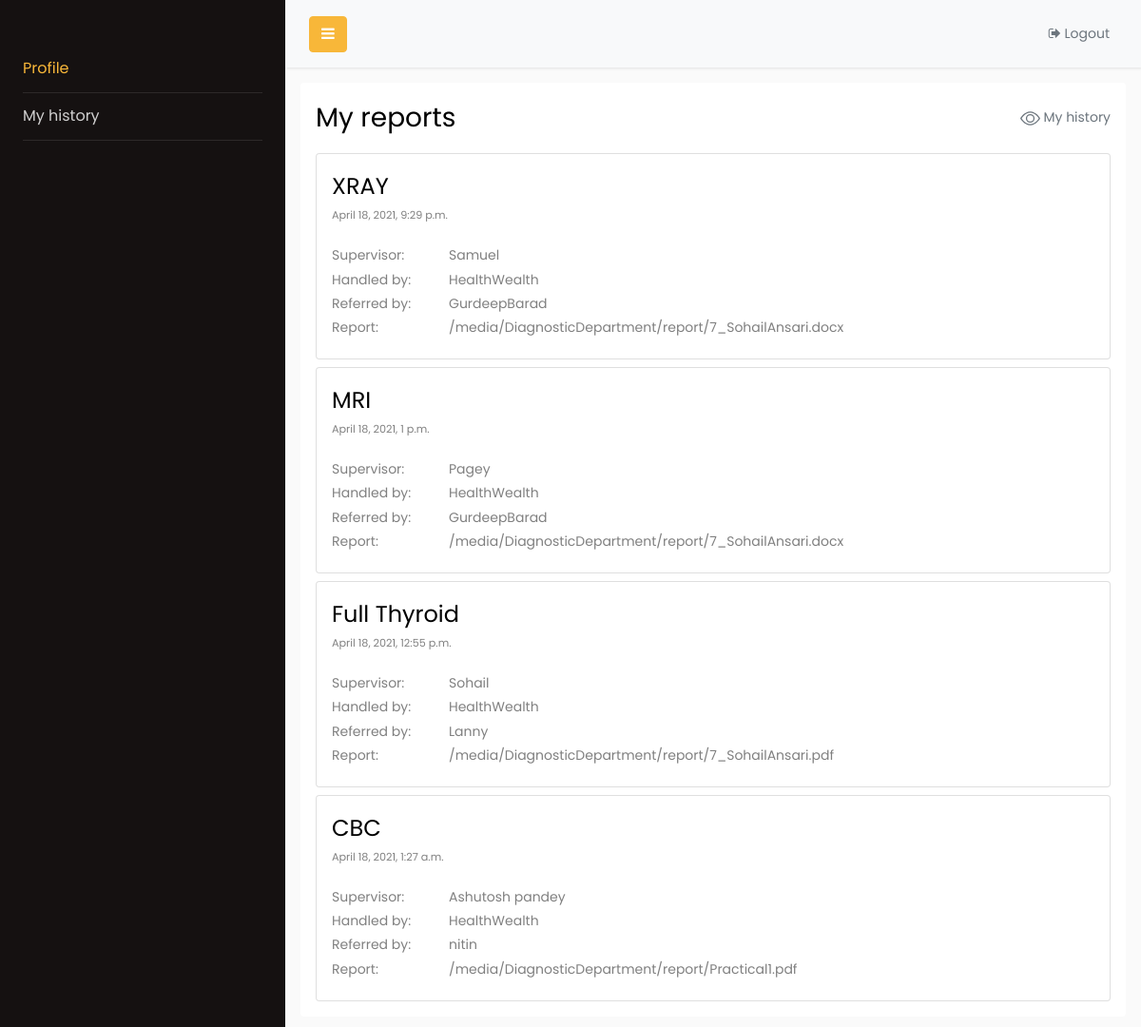
Screenshot of /p/viewReports_p/ (signed in) with the database file from the repository.
### DiagnosticDepartment/models.py (models this page shows)
class DiagnosticDepartmentReport(models.Model):
    id = models.BigAutoField(primary_key=True)
    user = models.ForeignKey(settings.AUTH_USER_MODEL, related_name='dd_user', on_delete=models.CASCADE)
    name = models.CharField(max_length=100)
    supervisor = models.CharField(max_length=100)
    referred_by = models.CharField(max_length=100)
    report = models.FileField(upload_to='DiagnosticDepartment/report/')
    handled_by = models.ForeignKey(settings.AUTH_USER_MODEL, related_name='handled_by', on_delete=models.CASCADE)
    created_on = models.DateTimeField(default=timezone.now, blank=False)

### ARCIT/models.py (models this page shows)
class User(AbstractUser):
    id = models.BigAutoField(primary_key=True)
    is_patient = models.BooleanField(default=False)
    is_doctor = models.BooleanField(default=False)
    is_hospital = models.BooleanField(default=False)
    is_diagnosticDepartment = models.BooleanField(default=False)

### Patient/views.py (the view)
class ViewPatientReports(TemplateView):
    template_name='Patient/viewReports_p.html'
    def get(self,request, *args, **kwargs):
        user = User.objects.get(username=request.session['loggedin_username'])
        model = DiagnosticDepartmentReport.objects.filter(user=user).order_by("-created_on")
        return render(request,self.template_name,{'models':model})

### templates/Patient/viewReport.html (shortened to what this page needs)
{% extends 'Patient/sidebar.html' %}
{% block content %}
    <div style="height:calc(100vh - 105px)">
        <div class="card pl-3 pt-3 pb-3 pr-0 border-0" style="height:100%">
            <div>
                <span class="float-left"><h3>My reports</h3></span>
                <a href="{% url 'viewHistory' %}" class="float-right mt-2">
                    <span class="text-secondary" >
                        <span class="pt-1 mr-3">My history</span>
                    </span>
                </a>
            </div>
            <div style="overflow: auto;">
            <div class="pr-3">
                {% if models|length == 0 %}
                    <p class="mt-3">No reports found</P>
                {% else %}
                {% for model in models %}
                <div class="col p-0">
                    <div class="card mt-2">
                        <div class="card-title mb-0 ml-3 mt-3">
                            <h4>{{model.name}}</h4>
                        </div>
                        <div class="card-subtitle mb-3 ml-3 small">
                            {{model.created_on}}
                        </div>
                        <div class="card-body pt-1 pl-3">
                            <div class="row">
                                <span class="col-2">Supervisor:</span>
                                <span class="col-10 pl-0">{{model.supervisor}}<span>
                            </div>
                            <div class="row">
                                <span class="col-2">Handled by:</span>
                                <span class="col-10 pl-0">{{model.handled_by}}<span>
                            </div>
                            <div class="row">
                                <span class="col-2">Referred by:</span>
                                <span class="col-10 pl-0">{{model.referred_by}}<span>
                            </div>
                            <div class="row">
                                <span class="col-2">Report:</span>
                                <span class="col-10 pl-0">{{model.report.url}}<span>
                            </div>
                        </div>
                    </div>
                </div>
                {% endfor %}
                {% endif %}
                </div>
            </div>
        </div>
    </div>
{% endblock %}

### rows the page displays
DiagnosticDepartmentReport: name "XRAY", created_on "April 18, 2021, 9:29 p.m.", supervisor "Samuel", handled_by "HealthWealth", referred_by "GurdeepBarad", report "/media/DiagnosticDepartment/report/7_SohailAnsari.docx"
DiagnosticDepartmentReport: name "MRI", created_on "April 18, 2021, 1 p.m.", supervisor "Pagey", handled_by "HealthWealth", referred_by "GurdeepBarad", report "/media/DiagnosticDepartment/report/7_SohailAnsari.docx"
DiagnosticDepartmentReport: name "Full Thyroid", created_on "April 18, 2021, 12:55 p.m.", supervisor "Sohail", handled_by "HealthWealth", referred_by "Lanny", report "/media/DiagnosticDepartment/report/7_SohailAnsari.pdf"
DiagnosticDepartmentReport: name "CBC", created_on "April 18, 2021, 1:27 a.m.", supervisor "Ashutosh pandey", handled_by "HealthWealth", referred_by "nitin", report "/media/DiagnosticDepartment/report/Practical1.pdf"
